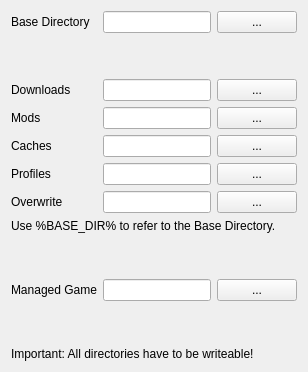
     <widget class="QWidget" name="pathsTab">
      <attribute name="title">
       <string>Paths</string>
      </attribute>
      <layout class="QVBoxLayout" name="verticalLayout_10">
       <item>
        <layout class="QGridLayout" name="gridLayout_2">
         <item row="6" column="2">
          <widget class="QPushButton" name="browseOverwriteDirBtn">
           <property name="text">
            <string>...</string>
           </property>
          </widget>
         </item>
         <item row="3" column="2">
          <widget class="QPushButton" name="browseModDirBtn">
           <property name="text">
            <string notr="true">...</string>
           </property>
          </widget>
         </item>
         <item row="6" column="1">
          <widget class="QLineEdit" name="overwriteDirEdit"/>
         </item>
         <item row="0" column="2">
          <widget class="QPushButton" name="browseBaseDirBtn">
           <property name="text">
            <string>...</string>
           </property>
          </widget>
         </item>
         <item row="0" column="1">
          <widget class="QLineEdit" name="baseDirEdit"/>
         </item>
         <item row="4" column="0">
          <widget class="QLabel" name="label_9">
           <property name="text">
            <string>Caches</string>
           </property>
          </widget>
         </item>
         <item row="6" column="0">
          <widget class="QLabel" name="label_24">
           <property name="text">
            <string>Overwrite</string>
           </property>
          </widget>
         </item>
         <item row="2" column="1">
          <widget class="QLineEdit" name="downloadDirEdit">
           <property name="toolTip">
            <string>Directory where downloads are stored.</string>
           </property>
           <property name="whatsThis">
            <string>Directory where downloads are stored.</string>
           </property>
          </widget>
         </item>
         <item row="4" column="1">
          <widget class="QLineEdit" name="cacheDirEdit"/>
         </item>
         <item row="4" column="2">
          <widget class="QPushButton" name="browseCacheDirBtn">
           <property name="text">
            <string notr="true">...</string>
           </property>
          </widget>
         </item>
         <item row="2" column="0">
          <widget class="QLabel" name="label_7">
           <property name="text">
            <string>Downloads</string>
           </property>
          </widget>
         </item>
         <item row="1" column="1">
          <spacer name="verticalSpacer_8">
           <property name="orientation">
            <enum>Qt::Vertical</enum>
           </property>
           <property name="sizeHint" stdset="0">
            <size>
             <width>20</width>
             <height>40</height>
            </size>
           </property>
          </spacer>
         </item>
         <item row="5" column="0">
          <widget class="QLabel" name="label_22">
           <property name="text">
            <string>Profiles</string>
           </property>
          </widget>
         </item>
         <item row="2" column="2">
          <widget class="QPushButton" name="browseDownloadDirBtn">
           <property name="sizePolicy">
            <sizepolicy hsizetype="Fixed" vsizetype="Fixed">
             <horstretch>0</horstretch>
             <verstretch>0</verstretch>
            </sizepolicy>
           </property>
           <property name="text">
            <string notr="true">...</string>
           </property>
          </widget>
         </item>
         <item row="5" column="1">
          <widget class="QLineEdit" name="profilesDirEdit"/>
         </item>
         <item row="3" column="1">
          <widget class="QLineEdit" name="modDirEdit">
           <property name="toolTip">
            <string>Directory where mods are stored.</string>
           </property>
           <property name="whatsThis">
            <string>Directory where mods are stored. Please note that changing this will break all associations of profiles with mods that don't exist in the new location (with the same name).</string>
           </property>
          </widget>
         </item>
         <item row="5" column="2">
          <widget class="QPushButton" name="browseProfilesDirBtn">
           <property name="text">
            <string>...</string>
           </property>
          </widget>
         </item>
         <item row="11" column="1">
          <widget class="QLineEdit" name="managedGameDirEdit">
           <property name="acceptDrops">
            <bool>false</bool>
           </property>
           <property name="readOnly">
            <bool>true</bool>
           </property>
          </widget>
         </item>
         <item row="3" column="0">
          <widget class="QLabel" name="label_8">
           <property name="text">
            <string>Mods</string>
           </property>
          </widget>
         </item>
         <item row="10" column="1">
          <spacer name="verticalSpacer_7">
           <property name="orientation">
            <enum>Qt::Vertical</enum>
           </property>
           <property name="sizeHint" stdset="0">
            <size>
             <width>20</width>
             <height>40</height>
            </size>
           </property>
          </spacer>
         </item>
         <item row="11" column="0">
          <widget class="QLabel" name="label_29">
           <property name="text">
            <string>Managed Game</string>
           </property>
          </widget>
         </item>
         <item row="0" column="0">
          <widget class="QLabel" name="label_25">
           <property name="text">
            <string>Base Directory</string>
           </property>
          </widget>
         </item>
         <item row="9" column="0" colspan="3">
          <widget class="QLabel" name="label_26">
           <property name="text">
            <string>Use %BASE_DIR% to refer to the Base Directory.</string>
           </property>
          </widget>
         </item>
         <item row="11" column="2">
          <widget class="QPushButton" name="browseGameDirBtn">
           <property name="text">
            <string>...</string>
           </property>
          </widget>
         </item>
        </layout>
       </item>
       <item>
        <spacer name="verticalSpacer_6">
         <property name="orientation">
          <enum>Qt::Vertical</enum>
         </property>
         <property name="sizeHint" stdset="0">
          <size>
           <width>20</width>
           <height>40</height>
          </size>
         </property>
        </spacer>
       </item>
       <item>
        <widget class="QLabel" name="label_23">
         <property name="text">
          <string>Important: All directories have to be writeable!</string>
         </property>
        </widget>
       </item>
      </layout>
     </widget>
